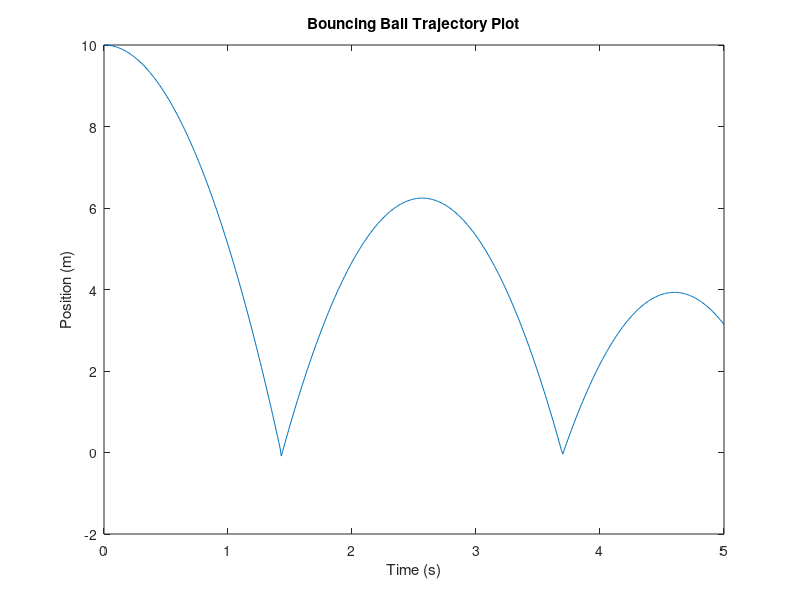
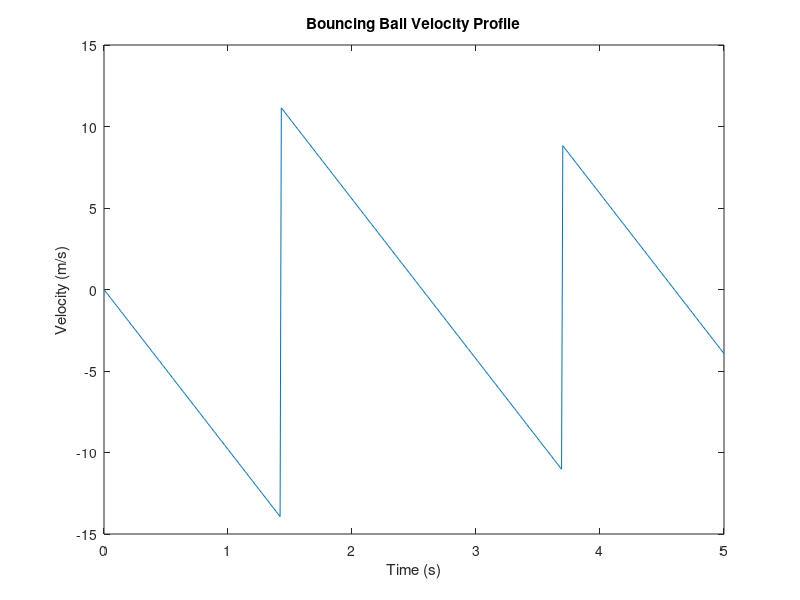

Recreate these plots in MATLAB, in order.
% Define initial conditions

g = 9.81;     % Acceleration due to gravity (m/s^2)
h_0 = 10;     % Initial height (m)
v_0 = 0;      % Initial velocity (m/s)
k = 0.8;      % Coefficient of restitution

% Define a time vector,t, which specifies the simulation time in seconds. It goes from 0 to 5 seconds in increments of 0.01 seconds

t = 0:0.01:5; % Simulation time in seconds


% Initialize position and velocity vectors, with the same size as the time vector t

y = zeros(size(t)); 
v = zeros(size(t));
y(1) = h_0; % first element of vector y is set to the initial height of the ball
v(1) = v_0; % the first element of v is set to the initial velocity of the ball


% Simulate the motion of the ball

for i = 2:length(t) % Loop starts at i = 2 because the initial position and velocity of the ball were already set outside the loop
    % Update the position and velocity of the ball integrating the equations of motion
    y(i) = y(i-1) + v(i-1)*0.01 - 0.5*g*0.01^2;
    v(i) = v(i-1) - g*0.01;
    
    % Check if the ball has hit the ground
    if y(i) < 0
        % Update the position and velocity of the ball after bouncing
        y(i) = -k*y(i-1);
        v(i) = -k*v(i-1);
    end
end

% Position vs time plot
figure;
plot(t,y);
xlabel('Time (s)');
ylabel('Position (m)');
title('Bouncing Ball Trajectory Plot');

% Velocity vs time plot
figure;
plot(t,v);
xlabel('Time (s)');
ylabel('Velocity (m/s)');
title('Bouncing Ball Velocity Profile');

